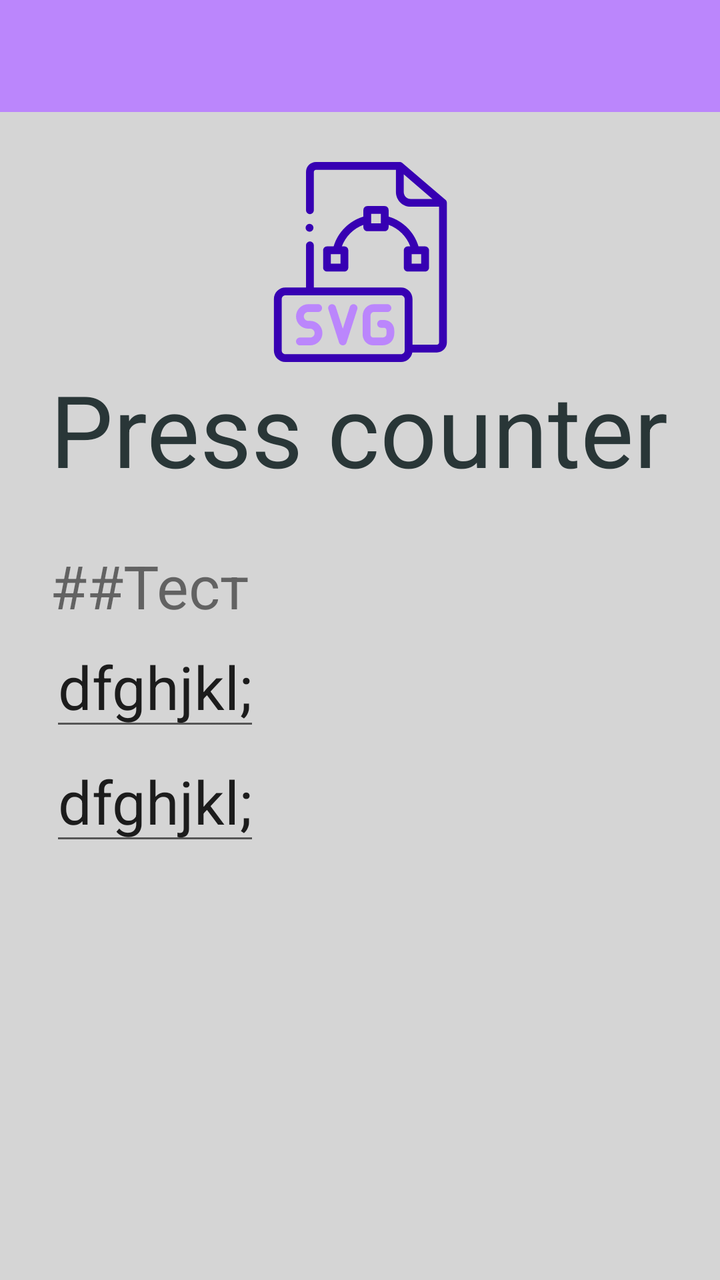
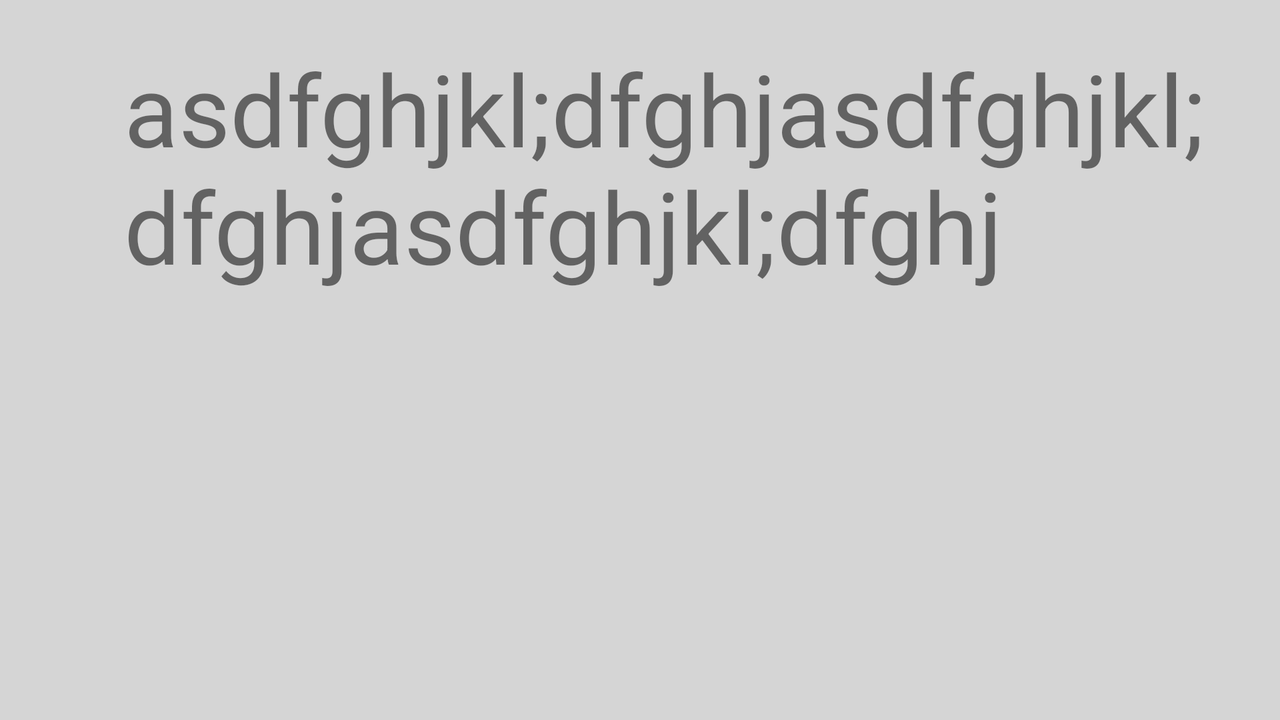

The same Android screen from two of the app's own layout files: first res/layout/ as a phone draws it, then the repository's variant for another configuration, drawn on a device whose configuration selects that folder. Both files follow.
<!-- AndroidManifest.xml: application theme Theme.MyApplication123 -->
<!-- res/layout/activity_main.xml -->
<?xml version="1.0" encoding="utf-8"?>
<LinearLayout xmlns:android="http://schemas.android.com/apk/res/android"
    xmlns:app="http://schemas.android.com/apk/res-auto"
    xmlns:tools="http://schemas.android.com/tools"
    android:layout_width="match_parent"
    android:layout_height="match_parent"
    android:orientation="vertical"
    tools:context=".MainActivity">

    <include layout="@layout/my_toolbar" />

    <LinearLayout
        android:layout_width="match_parent"
        android:layout_height="wrap_content"
        android:orientation="vertical"
        android:padding="@dimen/activity_simple_margin">


        <ImageView
            android:layout_width="match_parent"
            android:layout_height="@dimen/icon_size"
            android:adjustViewBounds="true"
            android:src="@drawable/my_icon" />

        <TextView
            android:layout_width="match_parent"
            android:layout_height="wrap_content"
            android:text="@string/title_press_count"
            android:textColor="@color/title_text_color"
            android:textSize="@dimen/text_subtitle_size" />

        <TextView
            android:id="@+id/main_text"
            android:layout_width="match_parent"
            android:layout_height="wrap_content"
            android:layout_marginTop="@dimen/activity_simple_margin"
            android:text="@string/test_string"
            android:textSize="@dimen/text_simple_size" />

        <EditText
            android:layout_width="wrap_content"
            android:layout_height="wrap_content"
            android:text="dfghjkl;"
            android:textSize="@dimen/text_simple_size" />

        <EditText
            android:layout_width="wrap_content"
            android:layout_height="wrap_content"
            android:text="dfghjkl;"
            android:textSize="@dimen/text_simple_size" />


    </LinearLayout>


</LinearLayout>
<!-- res/layout/my_toolbar.xml (included above) -->
<?xml version="1.0" encoding="utf-8"?>
<com.google.android.material.appbar.AppBarLayout xmlns:android="http://schemas.android.com/apk/res/android"
    android:layout_width="match_parent"
    android:layout_height="wrap_content">

    <androidx.appcompat.widget.Toolbar
        android:layout_width="match_parent"
        android:layout_height="?attr/actionBarSize"
        android:background="@color/color_accent"
        android:minHeight="?attr/actionBarSize"
        android:id="@+id/base_toolbar"/>
</com.google.android.material.appbar.AppBarLayout>
<!-- resources referenced by this layout -->
<resources>
  <color name="color_accent">#FFBB86FC</color>
  <color name="title_text_color">#293637</color>
  <dimen name="activity_simple_margin">25dp</dimen>
  <dimen name="icon_size">100dp</dimen>
  <dimen name="text_simple_size">30sp</dimen>
  <dimen name="text_subtitle_size">50sp</dimen>
  <!-- drawable my_icon: vector/xml drawable (drawable, 4098 chars, omitted) -->
  <string name="test_string" translatable="false">##Тест</string>
  <string name="title_press_count">Press counter</string>
  <style name="Theme.MyApplication123" parent="Theme.MaterialComponents.DayNight.DarkActionBar">
  
  
          
          <item name="colorPrimary">@color/primary_color</item>
          <item name="colorPrimaryDark">@color/teal_200</item>
          <item name="colorAccent">@color/color_accent</item>
          <item name="android:windowBackground">@color/activity_background_color</item>
          <item name="windowActionBar">false</item>
          <item name="windowNoTitle">true</item>
      </style>
  <color name="primary_color">#FF3700B3</color>
  <color name="teal_200">#FF03DAC5</color>
  <color name="activity_background_color">#FFD5D5D5</color>
</resources>
<!-- res/layout-land/activity_main.xml (the repository's variant of the layout above) -->
<!-- drawn on the phone turned sideways -->
<?xml version="1.0" encoding="utf-8"?>
<LinearLayout xmlns:android="http://schemas.android.com/apk/res/android"
    xmlns:app="http://schemas.android.com/apk/res-auto"
    xmlns:tools="http://schemas.android.com/tools"
    android:layout_width="match_parent"
    android:layout_height="match_parent"
    tools:context=".MainActivity"
    android:orientation="horizontal">

    <ImageView
        android:layout_width="wrap_content"
        android:layout_height="match_parent"
        android:adjustViewBounds="true"
        android:layout_margin="10pt"
        android:src="@drawable/ic_launcher_background"/>

    <TextView
        android:id="@+id/main_text"
        android:layout_width="match_parent"
        android:layout_height="match_parent"
        android:textSize="50sp"
        android:layout_margin="10pt"
        android:text="asdfghjkl;dfghjasdfghjkl;dfghjasdfghjkl;dfghj"/>





</LinearLayout>
<!-- resources referenced by the variant -->
<!-- as the phone turned sideways resolves them -->
<resources>
  <style name="Theme.MyApplication123" parent="Theme.MaterialComponents.DayNight.DarkActionBar">
  
  
          
          <item name="colorPrimary">@color/primary_color</item>
          <item name="colorPrimaryDark">@color/teal_200</item>
          <item name="colorAccent">@color/color_accent</item>
          <item name="android:windowBackground">@color/activity_background_color</item>
          <item name="windowActionBar">false</item>
          <item name="windowNoTitle">true</item>
      </style>
  <color name="primary_color">#FF3700B3</color>
  <color name="teal_200">#FF03DAC5</color>
  <color name="color_accent">#FFBB86FC</color>
  <color name="activity_background_color">#FFD5D5D5</color>
</resources>
